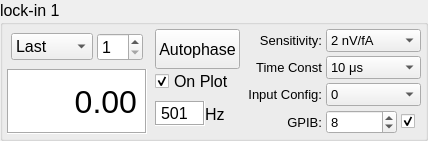
           <widget class="QGroupBox" name="groupBox_5">
            <property name="maximumSize">
             <size>
              <width>16777215</width>
              <height>200</height>
             </size>
            </property>
            <property name="font">
             <font>
              <pointsize>12</pointsize>
             </font>
            </property>
            <property name="title">
             <string>lock-in 1</string>
            </property>
            <layout class="QHBoxLayout" name="horizontalLayout_2">
             <property name="spacing">
              <number>0</number>
             </property>
             <property name="leftMargin">
              <number>0</number>
             </property>
             <property name="topMargin">
              <number>0</number>
             </property>
             <property name="rightMargin">
              <number>0</number>
             </property>
             <property name="bottomMargin">
              <number>0</number>
             </property>
             <item>
              <layout class="QVBoxLayout" name="verticalLayout_3" stretch="0,1">
               <property name="spacing">
                <number>4</number>
               </property>
               <property name="leftMargin">
                <number>4</number>
               </property>
               <property name="topMargin">
                <number>4</number>
               </property>
               <property name="rightMargin">
                <number>4</number>
               </property>
               <property name="bottomMargin">
                <number>4</number>
               </property>
               <item>
                <layout class="QHBoxLayout" name="horizontalLayout_5" stretch="1,0">
                 <property name="spacing">
                  <number>4</number>
                 </property>
                 <property name="leftMargin">
                  <number>4</number>
                 </property>
                 <property name="topMargin">
                  <number>4</number>
                 </property>
                 <property name="rightMargin">
                  <number>4</number>
                 </property>
                 <property name="bottomMargin">
                  <number>4</number>
                 </property>
                 <item>
                  <widget class="QComboBox" name="CB_dispE1">
                   <property name="font">
                    <font>
                     <pointsize>12</pointsize>
                    </font>
                   </property>
                   <item>
                    <property name="text">
                     <string>Last</string>
                    </property>
                   </item>
                   <item>
                    <property name="text">
                     <string>Rolling</string>
                    </property>
                   </item>
                   <item>
                    <property name="text">
                     <string>Plotted</string>
                    </property>
                   </item>
                   <item>
                    <property name="text">
                     <string>TCsafe</string>
                    </property>
                   </item>
                  </widget>
                 </item>
                 <item>
                  <widget class="QSpinBox" name="SP_ras1">
                   <property name="font">
                    <font>
                     <pointsize>12</pointsize>
                    </font>
                   </property>
                   <property name="minimum">
                    <number>1</number>
                   </property>
                   <property name="maximum">
                    <number>10</number>
                   </property>
                  </widget>
                 </item>
                </layout>
               </item>
               <item>
                <widget class="QLabel" name="LE_E1">
                 <property name="font">
                  <font>
                   <pointsize>24</pointsize>
                  </font>
                 </property>
                 <property name="styleSheet">
                  <string notr="true">background-color: rgb(255, 255, 255);</string>
                 </property>
                 <property name="inputMethodHints">
                  <set>Qt::ImhNone</set>
                 </property>
                 <property name="frameShape">
                  <enum>QFrame::Box</enum>
                 </property>
                 <property name="frameShadow">
                  <enum>QFrame::Sunken</enum>
                 </property>
                 <property name="text">
                  <string>0.00</string>
                 </property>
                 <property name="alignment">
                  <set>Qt::AlignRight|Qt::AlignTrailing|Qt::AlignVCenter</set>
                 </property>
                </widget>
               </item>
              </layout>
             </item>
             <item>
              <layout class="QVBoxLayout" name="verticalLayout_5">
               <property name="spacing">
                <number>0</number>
               </property>
               <property name="leftMargin">
                <number>4</number>
               </property>
               <property name="topMargin">
                <number>4</number>
               </property>
               <property name="rightMargin">
                <number>4</number>
               </property>
               <property name="bottomMargin">
                <number>4</number>
               </property>
               <item>
                <widget class="QPushButton" name="PB_autophase1">
                 <property name="minimumSize">
                  <size>
                   <width>0</width>
                   <height>40</height>
                  </size>
                 </property>
                 <property name="font">
                  <font>
                   <pointsize>12</pointsize>
                  </font>
                 </property>
                 <property name="text">
                  <string>Autophase</string>
                 </property>
                </widget>
               </item>
               <item>
                <widget class="QCheckBox" name="CB_onplot1">
                 <property name="font">
                  <font>
                   <pointsize>12</pointsize>
                  </font>
                 </property>
                 <property name="text">
                  <string>On Plot</string>
                 </property>
                 <property name="checked">
                  <bool>true</bool>
                 </property>
                </widget>
               </item>
               <item>
                <layout class="QHBoxLayout" name="horizontalLayout_20">
                 <item>
                  <widget class="QLabel" name="LE_freq1">
                   <property name="minimumSize">
                    <size>
                     <width>50</width>
                     <height>20</height>
                    </size>
                   </property>
                   <property name="maximumSize">
                    <size>
                     <width>50</width>
                     <height>25</height>
                    </size>
                   </property>
                   <property name="styleSheet">
                    <string notr="true">background-color: rgb(255, 255, 255);</string>
                   </property>
                   <property name="frameShape">
                    <enum>QFrame::Box</enum>
                   </property>
                   <property name="frameShadow">
                    <enum>QFrame::Sunken</enum>
                   </property>
                   <property name="text">
                    <string>501</string>
                   </property>
                  </widget>
                 </item>
                 <item>
                  <widget class="QLabel" name="label_36">
                   <property name="text">
                    <string>Hz</string>
                   </property>
                  </widget>
                 </item>
                </layout>
               </item>
              </layout>
             </item>
             <item>
              <layout class="QGridLayout" name="gridLayout_10">
               <property name="leftMargin">
                <number>4</number>
               </property>
               <property name="topMargin">
                <number>4</number>
               </property>
               <property name="rightMargin">
                <number>4</number>
               </property>
               <property name="bottomMargin">
                <number>4</number>
               </property>
               <property name="spacing">
                <number>4</number>
               </property>
               <item row="3" column="1">
                <layout class="QHBoxLayout" name="horizontalLayout_28">
                 <item>
                  <widget class="QSpinBox" name="SP_address1">
                   <property name="font">
                    <font>
                     <pointsize>10</pointsize>
                    </font>
                   </property>
                   <property name="maximum">
                    <number>10</number>
                   </property>
                   <property name="value">
                    <number>8</number>
                   </property>
                  </widget>
                 </item>
                 <item>
                  <widget class="QCheckBox" name="CB_connect1">
                   <property name="maximumSize">
                    <size>
                     <width>20</width>
                     <height>16777215</height>
                    </size>
                   </property>
                   <property name="font">
                    <font>
                     <pointsize>12</pointsize>
                    </font>
                   </property>
                   <property name="text">
                    <string/>
                   </property>
                   <property name="checked">
                    <bool>true</bool>
                   </property>
                  </widget>
                 </item>
                </layout>
               </item>
               <item row="0" column="0">
                <widget class="QLabel" name="label_30">
                 <property name="font">
                  <font>
                   <pointsize>10</pointsize>
                  </font>
                 </property>
                 <property name="text">
                  <string>Sensitivity:</string>
                 </property>
                 <property name="alignment">
                  <set>Qt::AlignRight|Qt::AlignTrailing|Qt::AlignVCenter</set>
                 </property>
                </widget>
               </item>
               <item row="1" column="0">
                <widget class="QLabel" name="label_31">
                 <property name="font">
                  <font>
                   <pointsize>10</pointsize>
                  </font>
                 </property>
                 <property name="text">
                  <string>Time Const</string>
                 </property>
                 <property name="alignment">
                  <set>Qt::AlignRight|Qt::AlignTrailing|Qt::AlignVCenter</set>
                 </property>
                </widget>
               </item>
               <item row="2" column="0">
                <widget class="QLabel" name="label_32">
                 <property name="font">
                  <font>
                   <pointsize>10</pointsize>
                  </font>
                 </property>
                 <property name="text">
                  <string>Input Config:</string>
                 </property>
                 <property name="alignment">
                  <set>Qt::AlignRight|Qt::AlignTrailing|Qt::AlignVCenter</set>
                 </property>
                </widget>
               </item>
               <item row="3" column="0">
                <widget class="QLabel" name="label_40">
                 <property name="font">
                  <font>
                   <pointsize>10</pointsize>
                  </font>
                 </property>
                 <property name="text">
                  <string>GPIB:</string>
                 </property>
                 <property name="alignment">
                  <set>Qt::AlignRight|Qt::AlignTrailing|Qt::AlignVCenter</set>
                 </property>
                </widget>
               </item>
               <item row="1" column="1">
                <widget class="QComboBox" name="CB_tc1">
                 <property name="font">
                  <font>
                   <pointsize>10</pointsize>
                  </font>
                 </property>
                 <item>
                  <property name="text">
                   <string>10 μs</string>
                  </property>
                 </item>
                 <item>
                  <property name="text">
                   <string>30 μs</string>
                  </property>
                 </item>
                 <item>
                  <property name="text">
                   <string>100 μs</string>
                  </property>
                 </item>
                 <item>
                  <property name="text">
                   <string>300 μs</string>
                  </property>
                 </item>
                 <item>
                  <property name="text">
                   <string>1 ms</string>
                  </property>
                 </item>
                 <item>
                  <property name="text">
                   <string>3 ms</string>
                  </property>
                 </item>
                 <item>
                  <property name="text">
                   <string>10 ms</string>
                  </property>
                 </item>
                 <item>
                  <property name="text">
                   <string>30 ms</string>
                  </property>
                 </item>
                 <item>
                  <property name="text">
                   <string>100 ms</string>
                  </property>
                 </item>
                 <item>
                  <property name="text">
                   <string>300 ms</string>
                  </property>
                 </item>
                 <item>
                  <property name="text">
                   <string>1 s</string>
                  </property>
                 </item>
                 <item>
                  <property name="text">
                   <string>3 s</string>
                  </property>
                 </item>
                 <item>
                  <property name="text">
                   <string>10 s</string>
                  </property>
                 </item>
                 <item>
                  <property name="text">
                   <string>30 s</string>
                  </property>
                 </item>
                </widget>
               </item>
               <item row="2" column="1">
                <widget class="QComboBox" name="CB_ic1">
                 <property name="font">
                  <font>
                   <pointsize>10</pointsize>
                  </font>
                 </property>
                 <item>
                  <property name="text">
                   <string>0</string>
                  </property>
                 </item>
                 <item>
                  <property name="text">
                   <string>1</string>
                  </property>
                 </item>
                 <item>
                  <property name="text">
                   <string>2</string>
                  </property>
                 </item>
                 <item>
                  <property name="text">
                   <string>3</string>
                  </property>
                 </item>
                </widget>
               </item>
               <item row="0" column="1">
                <widget class="QComboBox" name="CB_sens1">
                 <property name="font">
                  <font>
                   <pointsize>10</pointsize>
                  </font>
                 </property>
                 <item>
                  <property name="text">
                   <string>2 nV/fA</string>
                  </property>
                 </item>
                 <item>
                  <property name="text">
                   <string>5 nV/fA</string>
                  </property>
                 </item>
                 <item>
                  <property name="text">
                   <string>10 nV/fA</string>
                  </property>
                 </item>
                 <item>
                  <property name="text">
                   <string>20 nV/fA</string>
                  </property>
                 </item>
                 <item>
                  <property name="text">
                   <string>50 nV/fA</string>
                  </property>
                 </item>
                 <item>
                  <property name="text">
                   <string>100 nV/fA</string>
                  </property>
                 </item>
                 <item>
                  <property name="text">
                   <string>200 nV/fA</string>
                  </property>
                 </item>
                 <item>
                  <property name="text">
                   <string>500 nV/fA</string>
                  </property>
                 </item>
                 <item>
                  <property name="text">
                   <string>1 μV/pA</string>
                  </property>
                 </item>
                 <item>
                  <property name="text">
                   <string>2 μV/pA</string>
                  </property>
                 </item>
                 <item>
                  <property name="text">
                   <string>5 μV/pA</string>
                  </property>
                 </item>
                 <item>
                  <property name="text">
                   <string>10 μV/pA</string>
                  </property>
                 </item>
                 <item>
                  <property name="text">
                   <string>20 μV/pA</string>
                  </property>
                 </item>
                 <item>
                  <property name="text">
                   <string>50 μV/pA</string>
                  </property>
                 </item>
                 <item>
                  <property name="text">
                   <string>100 μV/pA</string>
                  </property>
                 </item>
                 <item>
                  <property name="text">
                   <string>200 μV/pA</string>
                  </property>
                 </item>
                 <item>
                  <property name="text">
                   <string>500 μV/pA</string>
                  </property>
                 </item>
                 <item>
                  <property name="text">
                   <string>1 mV/nA</string>
                  </property>
                 </item>
                 <item>
                  <property name="text">
                   <string>2 mV/nA</string>
                  </property>
                 </item>
                 <item>
                  <property name="text">
                   <string>5 mV/nA</string>
                  </property>
                 </item>
                 <item>
                  <property name="text">
                   <string>10 mV/nA</string>
                  </property>
                 </item>
                 <item>
                  <property name="text">
                   <string>20 mV/nA</string>
                  </property>
                 </item>
                 <item>
                  <property name="text">
                   <string>50 mV/nA</string>
                  </property>
                 </item>
                 <item>
                  <property name="text">
                   <string>100 mV/nA</string>
                  </property>
                 </item>
                 <item>
                  <property name="text">
                   <string>200 mV/nA</string>
                  </property>
                 </item>
                 <item>
                  <property name="text">
                   <string>500 mV/nA</string>
                  </property>
                 </item>
                 <item>
                  <property name="text">
                   <string>1 V/μA</string>
                  </property>
                 </item>
                </widget>
               </item>
              </layout>
             </item>
            </layout>
           </widget>
